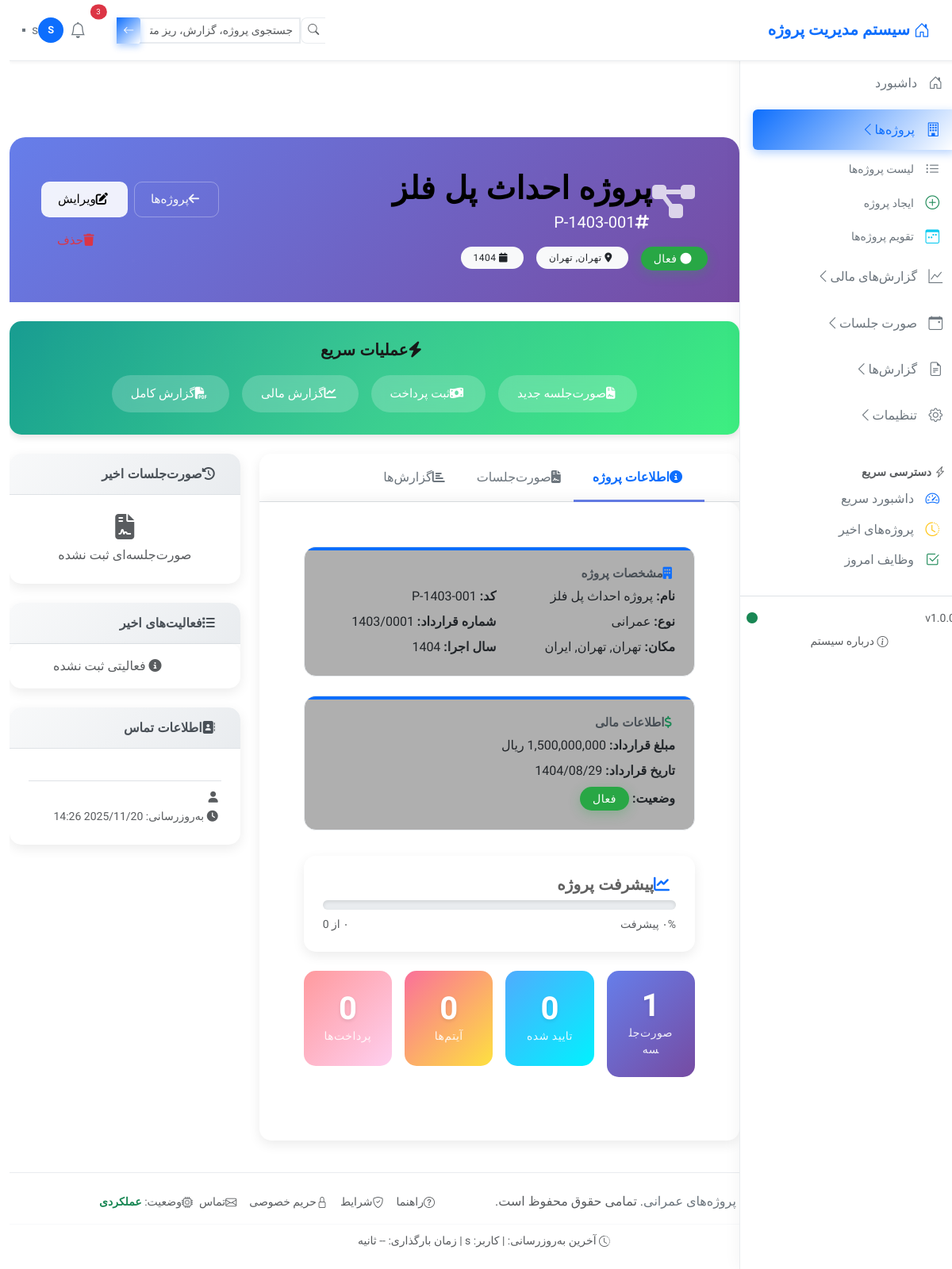
Before: /projects/1/ (signed in) with the older database file.
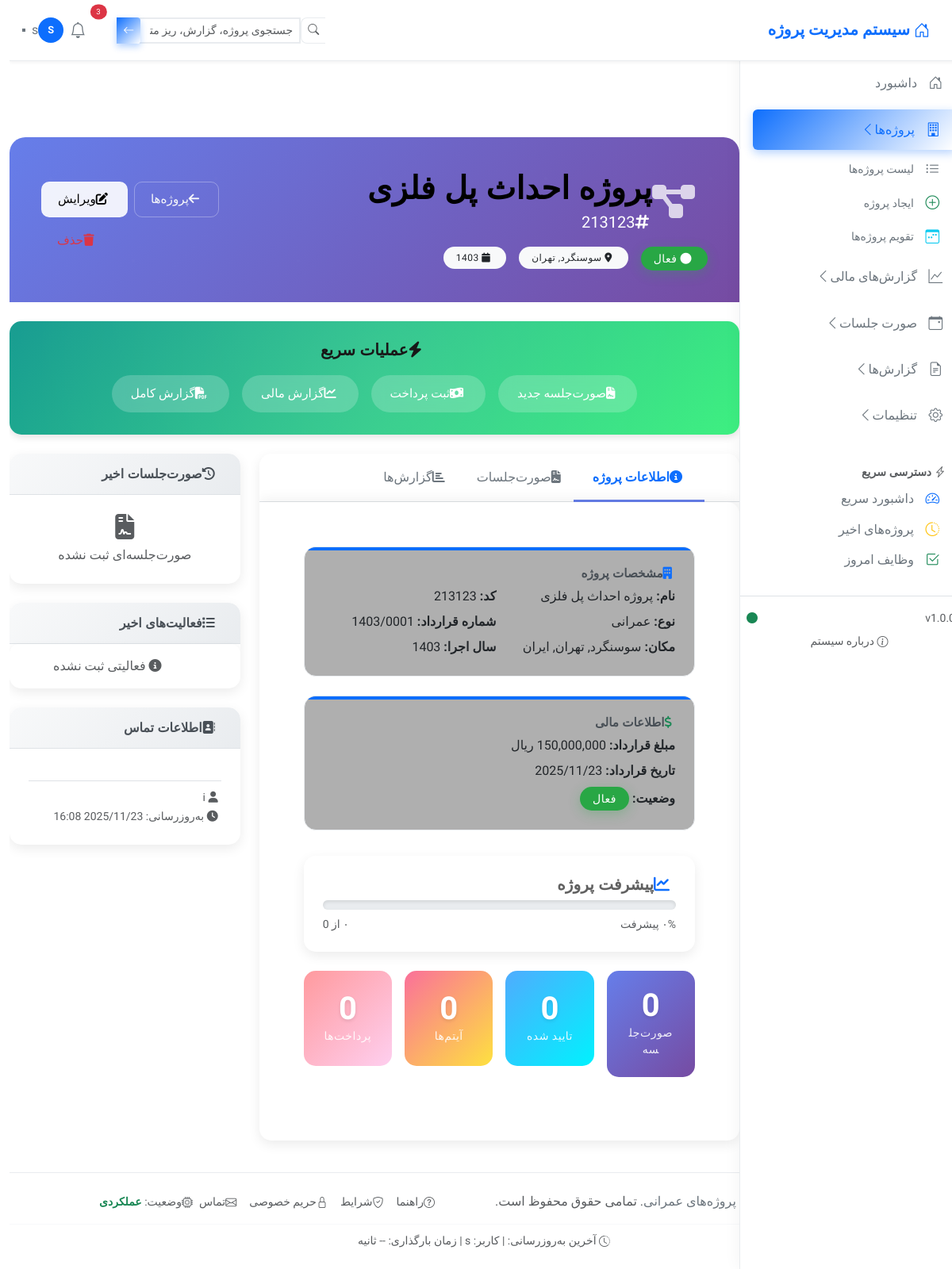
After: the same page with the newer database file.
### project/models.py (models this page shows, shortened)
class Project(models.Model):
    STATUS_CHOICES = [
        ('draft', _('پیش‌نویس')),
        ('active', _('فعال')),
        ('in_progress', _('در حال اجرا')),
        ('under_review', _('در حال بررسی')),
        ('awaiting_approval', _('منتظر تأیید')),
        ('completed', _('تمام‌شده')),
        ('suspended', _('معلق')),
        ('cancelled', _('لغو شده')),
    ]
    PROJECT_TYPE_CHOICES = [
        ('civil', _('عمرانی')),
        ('building', _('ساختمانی')),
        ('bridge', _('پل‌سازی')),
        ('dam', _('سدسازی')),
        ('road', _('جاده‌سازی')),
        ('electrical', _('برقی')),
        ('mechanical', _('مکانیکی')),
        ('other', _('سایر')),
    ]
    created_by = models.ForeignKey(
        User,
        on_delete=models.CASCADE,
        related_name='created_projects',
        verbose_name=_('ایجادکننده'),
        help_text=_('کاربری که این پروژه را ایجاد کرده است')
    )
    project_name = models.CharField(
        max_length=255,
        verbose_name=_("نام پروژه"),
        help_text=_("نام کامل و دقیق پروژه")
    )
    project_code = models.CharField(
        max_length=50,
        unique=True,
        verbose_name=_("کد پروژه"),
        help_text=_("کد منحصر به فرد پروژه - قابل تغییر نیست")
    )
    employer = models.CharField(
        max_length=255,
        verbose_name=_("کارفرما"),
        help_text=_("نام کامل کارفرما یا سازمان کارفرما")
    )
    contractor = models.CharField(
        max_length=255,
        verbose_name=_("پیمانکار"),
        help_text=_("نام کامل پیمانکار مجری پروژه")
    )
    consultant = models.CharField(
        max_length=255,
        blank=True,
        null=True,
        verbose_name=_("مدیر طرح یا مشاور"),
        help_text=_("نام مدیر طرح، مشاور یا شرکت مشاور")
    )
    supervising_engineer = models.CharField(
        max_length=255,
        blank=True,
        null=True,
        verbose_name=_("مهندس ناظر"),
        help_text=_("نام مهندس ناظر پروژه")
    )
    city = models.CharField(
        max_length=100,
        verbose_name=_("شهر پروژه"),
        help_text=_("شهر محل اجرای پروژه")
    )
    province = models.CharField(
        max_length=100,
        verbose_name=_("استان"),
        help_text=_("استان محل پروژه")
    )
    country = models.CharField(
        max_length=100,
        default="ایران",
        verbose_name=_("کشور"),
        help_text=_("کشور محل پروژه")
    )
    contract_number = models.CharField(
        max_length=50,
        verbose_name=_("شماره قرارداد"),
        help_text=_("شماره رسمی قرارداد")
    )
    contract_date = models.DateField(
        verbose_name=_("تاریخ قرارداد"),
        help_text=_("تاریخ انعقاد قرارداد")
    )
    execution_year = models.IntegerField(
        validators=[
            MinValueValidator(1370),
            MaxValueValidator(1410)
        ],
        verbose_name=_("سال اجرا بر اساس صورت وضعیت"),
        help_text=_("سال شروع اجرای پروژه یا صدور صورت وضعیت")
    )
    contract_amount = models.DecimalField(
        max_digits=15,
        decimal_places=0,
        validators=[MinValueValidator(100000)],
        verbose_name=_("مبلغ قرارداد"),
        help_text=_("مبلغ کل قرارداد به ریال")
    )
    vat_percentage = models.DecimalField(
        max_digits=5,
        decimal_places=2,
        default=10.00,  # 10% مالیات
        validators=[MinValueValidator(0), MaxValueValidator(100)],
        verbose_name=_("درصد مالیات بر ارزش افزوده"),
        help_text=_("درصد مالیات بر ارزش افزوده (مثال: 10)")
    )
    project_type = models.CharField(
        max_length=20,
        choices=PROJECT_TYPE_CHOICES,
        default='civil',
        verbose_name=_("نوع پروژه"),
        help_text=_("دسته‌بندی نوع پروژه")
    )
    status = models.CharField(
        max_length=20,
        choices=STATUS_CHOICES,
        default='active',
        verbose_name=_("وضعیت پروژه"),
        help_text=_("وضعیت فعلی پروژه")
    )
    contract_file = models.FileField(
        upload_to='contracts/%Y/%m/',
        blank=True,
        null=True,
        verbose_name=_("فایل قرارداد"),
        help_text=_("فایل PDF یا Word قرارداد")
    )
    amount = models.DecimalField(
        max_digits=21,
        decimal_places=2,
        validators=[MinValueValidator(0)],
        blank=True,
        null=True,
        verbose_name=_("مبلغ صورت وضعیت"),
        help_text=_("مبلغ آخرین صورت وضعیت (اختیاری)")
    )
    description = models.TextField(
        blank=True,
        null=True,
        verbose_name=_("توضیحات"),
        help_text=_("توضیحات اضافی درباره پروژه")
    )
    is_active = models.BooleanField(
        default=True,
        verbose_name=_("فعال/غیرفعال"),
        help_text=_("برای حذف نرم: غیرفعال = مخفی از لیست‌ها")
    )
    created_at = models.DateTimeField(
        auto_now_add=True,
        verbose_name=_("زمان ایجاد")
    )
    updated_at = models.DateTimeField(
        auto_now=True,
        verbose_name=_("زمان آخرین ویرایش")
    )
    deleted_at = models.DateTimeField(
        null=True,
        blank=True,
        verbose_name=_("زمان حذف")
    )
    modified_by = models.ForeignKey(
        User,
        on_delete=models.SET_NULL,
        null=True,
        blank=True,
        related_name='modified_projects',
        verbose_name=_("ویرایش‌کننده"),
        help_text=_("کاربر آخر ویرایش‌کننده")
    )
    history = HistoricalRecords(
        excluded_fields=['updated_at', 'is_active', 'deleted_at']
    )
    class Meta:
        verbose_name = _("پروژه عمرانی")
        verbose_name_plural = _("پروژه‌های عمرانی")
        ordering = ['-created_at', 'project_name']
        indexes = [
            models.Index(fields=['project_code', 'is_active']),
            models.Index(fields=['status', 'is_active']),
            models.Index(fields=['execution_year', 'is_active']),
            models.Index(fields=['city', 'province', 'is_active']),
        ]
        permissions = [
            ("can_assign_roles", "Can assign roles to projects"),
            ("can_manage_all_projects", "Can manage all projects"),
            ("can_view_all_projects", "Can view all projects"),
        ]
    def has_access(self, user, required_roles=None):
        if user.is_superuser:
            return True

### project/views.py (the view, shortened to what this page needs)
# urls.py: path('<int:pk>/', views.project_detail, name='project_detail'),
@user_passes_test(is_project_user)
@login_required
def project_detail(request, pk):
    try:
        if request.user.is_superuser:
            project = get_object_or_404(Project, pk=pk, is_active=True)
        if not project.has_access(request.user):
            messages.error(request, 'شما دسترسی مشاهده این پروژه را ندارید')
            return redirect('projects:project_list')
        project_users = project.project_users.filter(is_active=True).select_related('user', 'role', 'assigned_by')
    except Project.DoesNotExist:
        logger.error(f"Error getting project {pk}: Project not found")
        messages.error(request, 'پروژه مورد نظر یافت نشد.')
        return redirect('projects:project_list')
    except Exception as e:
        logger.error(f"Error getting project {pk}: {e}")
        messages.error(request, 'خطا در بارگذاری پروژه.')
        return redirect('projects:project_list')
    statistics = get_project_statistics(project)
    financial_metrics = calculate_financial_metrics(project)
    financial_summary = get_financial_summary(project)
    recent_events = get_recent_events(project)
    warnings = get_project_warnings(project, financial_metrics)
    chart_data = get_chart_data(project)
    project_duration = calculate_project_duration(project)
    last_activity = get_last_activity(project)
    context = {
        'project': project,
        'financial_metrics': financial_metrics,
        'financial_summary': financial_summary,
        'statistics': statistics,
        'total_sessions': statistics.get('sessions_count', 0),
        'approved_sessions': statistics.get('approved_sessions_count', 0),
        'pending_sessions': statistics.get('pending_sessions_count', 0),
        'total_items': statistics.get('total_items_count', 0),
        'total_measured_amount': statistics.get('total_measured_amount', Decimal('0.00')),
        'formatted_total_measured': format_number_int(statistics.get('total_measured_amount', Decimal('0.00'))),
        'total_payments': statistics.get('payments_count', 0),
        'approved_payments': statistics.get('approved_payments_count', 0),
        'total_paid_amount': statistics.get('total_paid_amount', Decimal('0.00')),
        'formatted_total_paid': format_number_int(statistics.get('total_paid_amount', Decimal('0.00'))),
        'total_documents': statistics.get('total_documents', 0),
        'overall_progress': financial_metrics.get('progress', Decimal('0.00')),
        'formatted_progress': financial_metrics.get('progress_display', '۰%'),
        'progress_class': _get_progress_class(financial_metrics.get('progress', 0)),
        'chart_data': chart_data,
        'recent_sessions': recent_events.get('sessions', []),
        'recent_payments': recent_events.get('payments', []),
        'recent_events': recent_events,
        'warnings': warnings,
        'project_duration': project_duration,
        'last_activity': last_activity,
        'title': f'جزئیات پروژه: {project.project_name}',
        'page_title': f'پروژه {project.project_name} (کد: {project.project_code})',
        'active_menu': 'projects',
        'current_user': request.user,
        'show_sidebar': True,
    }
    return render(request, 'project/project_detail.html', context)

### templates/project/project_detail.html (shortened to what the changed rows need)
{% extends 'layout/project_base.html' %}
{% load static %}
{% load humanize %}
{% block extra_css %}
<link href="https://cdn.jsdelivr.net/npm/chart.js@3.9.1/dist/chart.min.css" rel="stylesheet">
{% endblock %}
{% block content %}
<div class="container-fluid py-3">
    <div class="detail-header text-white mb-4 position-relative">
        <div class="row align-items-center">
            <div class="col-md-8">
                <div class="d-flex align-items-center mb-3">
                    <div>
                        <h1 class="mb-1">{{ project.project_name }}</h1>
                        <p class="mb-0 lead opacity-90">
                            <i class="fas fa-hashtag me-1"></i>{{ project.project_code }}
                        </p>
                    </div>
                </div>
                <div class="row g-3">
                    <div class="col-auto">
                        <span class="badge status-badge bg-status-{{ project.status }} px-3 py-2">
                            <i class="fas fa-circle me-1"></i>
                            {{ project.get_status_display }}
                        </span>
                    </div>
                    <div class="col-auto">
                        <span class="badge bg-light text-dark px-3 py-2">
                            <i class="fas fa-map-marker-alt me-1"></i>
                            {{ project.city }}, {{ project.province }}
                        </span>
                    </div>
                    <div class="col-auto">
                        <span class="badge bg-light text-dark px-3 py-2">
                            <i class="fas fa-calendar me-1"></i>
                            {{ project.execution_year|default:"در حال تعیین" }}
                        </span>
                    </div>
                </div>
            </div>
        </div>
    </div>
    <div class="row g-4">
        <div class="col-lg-8">
            <div class="card border-0">
                <div class="tab-content" id="projectTabContent">
                    <div class="tab-pane fade show active" id="info" role="tabpanel">
                        <div class="p-4">
                            <div class="info-grid">
                                <div class="info-card">
                                    <div class="row g-2">
                                        <div class="col-6">
                                            <strong>نام:</strong> {{ project.project_name }}
                                        </div>
                                        <div class="col-6">
                                            <strong>کد:</strong> {{ project.project_code }}
                                        </div>
                                        <div class="col-6">
                                            <strong>نوع:</strong> {{ project.get_project_type_display }}
                                        </div>
                                        <div class="col-6">
                                            <strong>شماره قرارداد:</strong> {{ project.contract_number }}
                                        </div>
                                        <div class="col-6">
                                            <strong>مکان:</strong> {{ project.city }}, {{ project.province }}, {{ project.country }}
                                        </div>
                                        <div class="col-6">
                                            <strong>سال اجرا:</strong> {{ project.execution_year|default:"نامشخص" }}
                                        </div>
                                    </div>
                                </div>
                                <div class="info-card">
                                    <div class="row g-2">
                                        <div class="col-12">
                                            <strong>مبلغ قرارداد:</strong>
                                            {{ project.contract_amount|intcomma|default:"نامشخص" }} ریال
                                        </div>
                                        <div class="col-6">
                                            <strong>تاریخ قرارداد:</strong>
                                            {{ project.contract_date|date:"Y/m/d" }}
                                        </div>
                                        <div class="col-12">
                                            <strong>وضعیت:</strong>
                                            <span class="badge status-badge bg-status-{{ project.status }}">
                                                {{ project.get_status_display }}
                                            </span>
                                        </div>
                                    </div>
                                </div>
                            </div>
                            <div class="row g-3 mb-4">
                                <div class="col-md-3">
                                    <div class="metric-card primary text-center">
                                        <div class="metric-number">{{ statistics.sessions_count|default:0 }}</div>
                                        <div class="metric-label">صورت‌جلسه</div>
                                    </div>
                                </div>
                            </div>
                        </div>
                    </div>
                </div>
            </div>
        </div>
        <div class="col-lg-4">
            <div class="card border-0">
                <div class="card-body">
                    <div class="mt-3 pt-2 border-top">
                        <small class="text-muted">
                            <i class="fas fa-user me-1"></i>
                        </small>
                        <br>
                        <small class="text-muted">
                            <i class="fas fa-clock me-1"></i>
                            به‌روزرسانی: {{ project.updated_at|date:"Y/m/d H:i" }}
                        </small>
                    </div>
                </div>
            </div>
        </div>
    </div>
</div>
{% endblock %}

Changed rows visible on the page:
changed Project "عمرانی": project_name "پروژه احداث پل فلز" → "پروژه احداث پل فلزی"; project_code "P-1403-001" → "213123"; city "تهران" → "سوسنگرد"; execution_year "1404" → "1403"; contract_amount "1,500,000,000" → "150,000,000"; contract_date "1404/08/29" → "2025/11/23"; updated_at "2025/11/20 14:26" → "2025/11/23 16:08"
Other visible differences:
{{ statistics.sessions_count|default:0 }}: "1" → "0"
